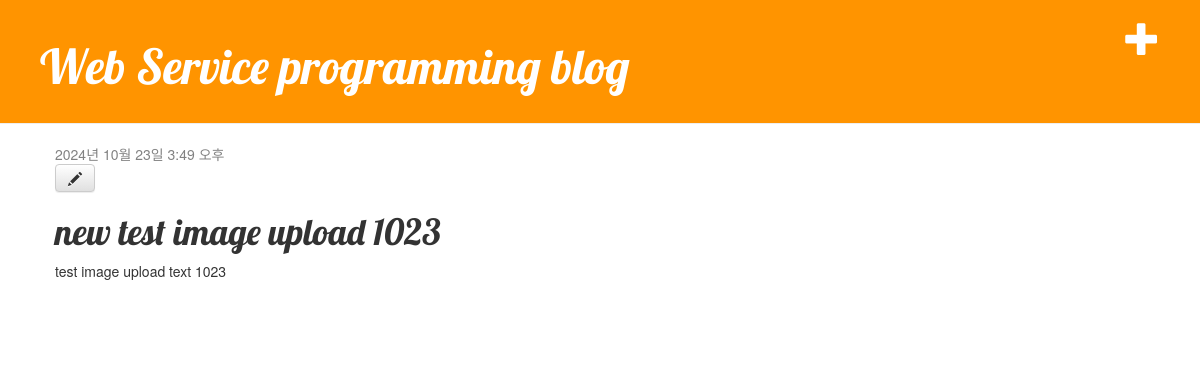
The page /post/8/ on the database its author committed.
### blog/models.py (models this page shows)
class Post(models.Model):
    author = models.ForeignKey(settings.AUTH_USER_MODEL, on_delete=models.CASCADE)
    title = models.CharField(max_length=200)
    text = models.TextField()
    created_date = models.DateTimeField(default=timezone.now)
    published_date = models.DateTimeField(blank=True, null=True)
    image = models.ImageField(upload_to='blog_image/%Y/%m/%d/', default='blog_image/default_error.png')

### blog/views.py (the view)
# urls.py: path('post/<int:pk>/', views.post_detail, name='post_detail'),
def post_detail(request, pk):
    post = get_object_or_404(Post, pk=pk)
    return render(request, 'blog/post_detail.html', {'post': post})

### blog/templates/blog/post_detail.html
{% extends 'blog/base.html' %}
{% block content %}
<div class="post">
{% if post.published_date %}
<div class="date">
{{ post.published_date }}
</div>
{% endif %}
<a class="btn btn-default" href="{% url 'post_edit' pk=post.pk %}">
<span class="glyphicon glyphicon-pencil"></span>
</a>
<h1>{{ post.title }}</h1>
<p>{{ post.text|linebreaksbr }}</p>
</div>
{% endblock %}

### blog/static/css/blog.css (style rules this page uses)
h1, h2, h3, h4 { font-family: 'Lobster', cursive; }
.date { color: #828282; }
.post { margin-bottom: 70px; }

### rows shown on the page
Post: published_date "2024년 10월 23일 3:49 오후", title "new test image upload 1023", text "test image upload text 1023"
